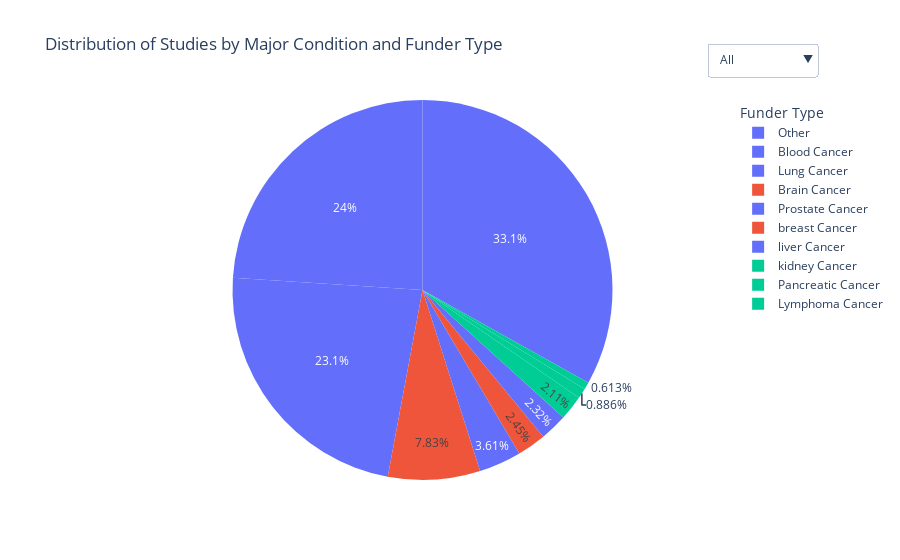

Here is the notebook cell this chart was saved with:
### Markdown cell above
# Plot interactive pie plot: Major Condition and Funding type

### Code cell
# Aggregate data for pie chart (e.g., counts of studies by Major Condition)
agg_df = New_Reduced_df.groupby(['Major Condition', 'Funder Type']).size().reset_index(name='Counts')

# Create pie chart using Plotly Express
fig = px.pie(agg_df, names='Major Condition', values='Counts', color='Funder Type',
             title='Distribution of Studies by Major Condition and Funder Type',
             labels={'Counts': 'Number of Studies', 'Major Condition': 'Major Condition', 'Funder Type': 'Funder Type'})

# Customize layout and add interactive buttons for Funder Type
fig.update_layout(
    plot_bgcolor='white',  # Set the background color to white
    legend_title_text='Funder Type',
    updatemenus=[
        dict(
            buttons=[
                dict(
                    args=[{'labels': [agg_df[agg_df['Funder Type'] == funder]['Major Condition'].tolist() for funder in agg_df['Funder Type'].unique()],
                           'values': [agg_df[agg_df['Funder Type'] == funder]['Counts'].tolist() for funder in agg_df['Funder Type'].unique()]}],
                    label="All",
                    method="update"
                ),
                dict(
                    args=[{'labels': [agg_df[agg_df['Funder Type'] == 'Government']['Major Condition'].tolist()],
                           'values': [agg_df[agg_df['Funder Type'] == 'Government']['Counts'].tolist()]}],
                    label="Government",
                    method="update"
                ),
                dict(
                    args=[{'labels': [agg_df[agg_df['Funder Type'] == 'Industry']['Major Condition'].tolist()],
                           'values': [agg_df[agg_df['Funder Type'] == 'Industry']['Counts'].tolist()]}],
                    label="Industry",
                    method="update"
                ),
                dict(
                    args=[{'labels': [agg_df[agg_df['Funder Type'] == 'Other']['Major Condition'].tolist()],
                           'values': [agg_df[agg_df['Funder Type'] == 'Other']['Counts'].tolist()]}],
                    label="Other",
                    method="update"
                )
            ],
            direction="down",
            showactive=True,
            x=1.15,  # Adjust the x-position
            xanchor='right',
            y=1.15,  # Adjust the y-position
            yanchor='top'
        ),
    ]
)

# Show the plot
fig.show()

# Save the figure as a PNG image
pio.write_image(fig, 'Condition_Funder_Pie.png', format='png')

### Figure 1 — Plotly figure (JSON) as saved in the notebook; plotly's stock layout.template omitted (floating-point values rounded to 4 significant figures)
{"data": [{"customdata": [["INDUSTRY"], ["NETWORK"], ["NIH"], ["OTHER"], ["NETWORK"], ["NIH"], ["OTHER"], ["INDUSTRY"], ["NETWORK"], ["NIH"], ["OTHER"], ["NIH"], ["OTHER"], ["INDUSTRY"], ["NETWORK"], ["NIH"], ["OTHER"], ["NIH"], ["OTHER"], ["INDUSTRY"], ["NIH"], ["OTHER"], ["NETWORK"], ["NIH"], ["OTHER"], ["NIH"], ["OTHER"], ["INDUSTRY"], ["NIH"], ["OTHER"]], "domain": {"x": [0, 1], "y": [0, 1]}, "hovertemplate": "Major Condition=%{label}<br>Number of Studies=%{value}<br>Funder Type=%{customdata[0]}<extra></extra>", "labels": ["Blood Cancer", "Blood Cancer", "Blood Cancer", "Blood Cancer", "Brain Cancer", "Brain Cancer", "Brain Cancer", "Lung Cancer", "Lung Cancer", "Lung Cancer", "Lung Cancer", "Lymphoma Cancer", "Lymphoma Cancer", "Other", "Other", "Other", "Other", "Pancreatic Cancer", "Pancreatic Cancer", "Prostate Cancer", "Prostate Cancer", "Prostate Cancer", "breast Cancer", "breast Cancer", "breast Cancer", "kidney Cancer", "kidney Cancer", "liver Cancer", "liver Cancer", "liver Cancer"], "legendgroup": "", "marker": {"colors": ["#636efa", "#EF553B", "#00cc96", "#ab63fa", "#EF553B", "#00cc96", "#ab63fa", "#636efa", "#EF553B", "#00cc96", "#ab63fa", "#00cc96", "#ab63fa", "#636efa", "#EF553B", "#00cc96", "#ab63fa", "#00cc96", "#ab63fa", "#636efa", "#00cc96", "#ab63fa", "#EF553B", "#00cc96", "#ab63fa", "#00cc96", "#ab63fa", "#636efa", "#00cc96", "#ab63fa"]}, "name": "", "showlegend": true, "type": "pie", "values": [1, 25, 104, 222, 9, 62, 44, 1, 21, 156, 161, 4, 5, 9, 28, 180, 269, 7, 6, 1, 23, 29, 1, 7, 28, 18, 13, 2, 15, 17]}], "layout": {"legend": {"title": {"text": "Funder Type"}, "tracegroupgap": 0}, "plot_bgcolor": "white", "title": {"text": "Distribution of Studies by Major Condition and Funder Type"}, "updatemenus": [{"buttons": [{"args": [{"labels": [["Blood Cancer", "Lung Cancer", "Other", "Prostate Cancer", "liver Cancer"], ["Blood Cancer", "Brain Cancer", "Lung Cancer", "Other", "breast Cancer"], ["Blood Cancer", "Brain Cancer", "Lung Cancer", "Lymphoma Cancer", "Other", "Pancreatic Cancer", "Prostate Cancer", "breast Cancer", "kidney Cancer", "liver Cancer"], ["Blood Cancer", "Brain Cancer", "Lung Cancer", "Lymphoma Cancer", "Other", "Pancreatic Cancer", "Prostate Cancer", "breast Cancer", "kidney Cancer", "liver Cancer"]], "values": [[1, 1, 9, 1, 2], [25, 9, 21, 28, 1], [104, 62, 156, 4, 180, 7, 23, 7, 18, 15], [222, 44, 161, 5, 269, 6, 29, 28, 13, 17]]}], "label": "All", "method": "update"}, {"args": [{"labels": [[]], "values": [[]]}], "label": "Government", "method": "update"}, {"args": [{"labels": [[]], "values": [[]]}], "label": "Industry", "method": "update"}, {"args": [{"labels": [[]], "values": [[]]}], "label": "Other", "method": "update"}], "direction": "down", "showactive": true, "x": 1.15, "xanchor": "right", "y": 1.15, "yanchor": "top"}]}}
